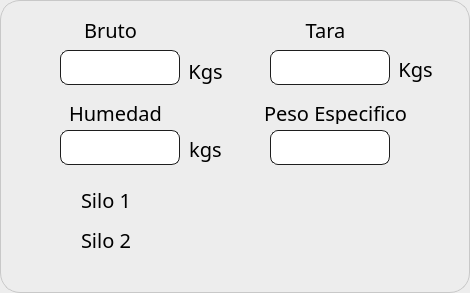
     <widget class="QFrame" name="frame">
      <property name="geometry">
       <rect>
        <x>670</x>
        <y>220</y>
        <width>470</width>
        <height>293</height>
       </rect>
      </property>
      <property name="autoFillBackground">
       <bool>false</bool>
      </property>
      <property name="styleSheet">
       <string notr="true">border-width:1px;
border-color:rgb(200, 200, 200);
background:rgb(237, 237, 237);
border-style:solid;
border-radius:20px;</string>
      </property>
      <property name="frameShape">
       <enum>QFrame::StyledPanel</enum>
      </property>
      <property name="frameShadow">
       <enum>QFrame::Raised</enum>
      </property>
      <property name="lineWidth">
       <number>3</number>
      </property>
      <widget class="QLabel" name="Peso_Tara">
       <property name="geometry">
        <rect>
         <x>290</x>
         <y>14</y>
         <width>71</width>
         <height>31</height>
        </rect>
       </property>
       <property name="font">
        <font>
         <family>Bahnschrift</family>
         <pointsize>-1</pointsize>
         <weight>50</weight>
         <italic>false</italic>
         <bold>false</bold>
        </font>
       </property>
       <property name="styleSheet">
        <string notr="true">font:20px;
border-radius:0px;
background:transparent;
border-color: rgb(237, 237, 237);</string>
       </property>
       <property name="text">
        <string>Tara</string>
       </property>
       <property name="alignment">
        <set>Qt::AlignCenter</set>
       </property>
      </widget>
      <widget class="QLineEdit" name="Peso_Bruto_edit">
       <property name="geometry">
        <rect>
         <x>60</x>
         <y>50</y>
         <width>120</width>
         <height>35</height>
        </rect>
       </property>
       <property name="font">
        <font>
         <family>Bahnschrift</family>
         <pointsize>14</pointsize>
         <weight>50</weight>
         <italic>false</italic>
         <bold>false</bold>
        </font>
       </property>
       <property name="styleSheet">
        <string notr="true">border-width:1px;
border-color:rgb(30,30,30);
border-style:solid;
border-radius:8px;
background:white;
</string>
       </property>
      </widget>
      <widget class="QLineEdit" name="Peso_Tara_edit">
       <property name="geometry">
        <rect>
         <x>270</x>
         <y>50</y>
         <width>120</width>
         <height>35</height>
        </rect>
       </property>
       <property name="font">
        <font>
         <family>Bahnschrift</family>
         <pointsize>14</pointsize>
         <weight>50</weight>
         <italic>false</italic>
         <bold>false</bold>
        </font>
       </property>
       <property name="styleSheet">
        <string notr="true">border-width:1px;
border-color:rgb(30,30,30);
border-style:solid;
border-radius:8px;
background:white;
</string>
       </property>
      </widget>
      <widget class="QLabel" name="Peso_Bruto">
       <property name="geometry">
        <rect>
         <x>70</x>
         <y>14</y>
         <width>81</width>
         <height>31</height>
        </rect>
       </property>
       <property name="font">
        <font>
         <family>Bahnschrift</family>
         <pointsize>-1</pointsize>
         <weight>50</weight>
         <italic>false</italic>
         <bold>false</bold>
        </font>
       </property>
       <property name="styleSheet">
        <string notr="true">font:20px;
border-radius:0px;
background:transparent;
border-color: rgb(237, 237, 237);</string>
       </property>
       <property name="text">
        <string>Bruto</string>
       </property>
       <property name="alignment">
        <set>Qt::AlignCenter</set>
       </property>
      </widget>
      <widget class="QLineEdit" name="Humedad_edit">
       <property name="geometry">
        <rect>
         <x>60</x>
         <y>130</y>
         <width>120</width>
         <height>35</height>
        </rect>
       </property>
       <property name="styleSheet">
        <string notr="true">border-width:1px;
border-color:rgb(30,30,30);
border-style:solid;
border-radius:8px;
background:white;
</string>
       </property>
      </widget>
      <widget class="QLabel" name="Humedad">
       <property name="geometry">
        <rect>
         <x>60</x>
         <y>100</y>
         <width>111</width>
         <height>25</height>
        </rect>
       </property>
       <property name="font">
        <font>
         <family>Bahnschrift</family>
         <pointsize>-1</pointsize>
         <weight>50</weight>
         <italic>false</italic>
         <bold>false</bold>
        </font>
       </property>
       <property name="styleSheet">
        <string notr="true">font:20px;
border-radius:0px;
background:transparent;
border-color: rgb(237, 237, 237);</string>
       </property>
       <property name="text">
        <string>Humedad</string>
       </property>
       <property name="alignment">
        <set>Qt::AlignCenter</set>
       </property>
      </widget>
      <widget class="QLabel" name="Ton_1">
       <property name="geometry">
        <rect>
         <x>170</x>
         <y>55</y>
         <width>71</width>
         <height>31</height>
        </rect>
       </property>
       <property name="font">
        <font>
         <family>Bahnschrift</family>
         <pointsize>-1</pointsize>
         <weight>50</weight>
         <italic>false</italic>
         <bold>false</bold>
        </font>
       </property>
       <property name="styleSheet">
        <string notr="true">font:20px;
border-radius:0px;
background:transparent;
border-color: rgb(237, 237, 237);</string>
       </property>
       <property name="text">
        <string>Kgs</string>
       </property>
       <property name="alignment">
        <set>Qt::AlignCenter</set>
       </property>
      </widget>
      <widget class="QLabel" name="Ton_2">
       <property name="geometry">
        <rect>
         <x>380</x>
         <y>53</y>
         <width>71</width>
         <height>31</height>
        </rect>
       </property>
       <property name="font">
        <font>
         <family>Bahnschrift</family>
         <pointsize>-1</pointsize>
         <weight>50</weight>
         <italic>false</italic>
         <bold>false</bold>
        </font>
       </property>
       <property name="styleSheet">
        <string notr="true">font:20px;
border-radius:0px;
background:transparent;
border-color: rgb(237, 237, 237);</string>
       </property>
       <property name="text">
        <string>Kgs</string>
       </property>
       <property name="alignment">
        <set>Qt::AlignCenter</set>
       </property>
      </widget>
      <widget class="QLabel" name="Ton_3">
       <property name="geometry">
        <rect>
         <x>170</x>
         <y>133</y>
         <width>71</width>
         <height>31</height>
        </rect>
       </property>
       <property name="font">
        <font>
         <family>Bahnschrift</family>
         <pointsize>-1</pointsize>
         <weight>50</weight>
         <italic>false</italic>
         <bold>false</bold>
        </font>
       </property>
       <property name="styleSheet">
        <string notr="true">font:20px;
border-radius:0px;
background:transparent;
border-color: rgb(237, 237, 237);</string>
       </property>
       <property name="text">
        <string>kgs</string>
       </property>
       <property name="alignment">
        <set>Qt::AlignCenter</set>
       </property>
      </widget>
      <widget class="QRadioButton" name="Silo_1">
       <property name="geometry">
        <rect>
         <x>60</x>
         <y>180</y>
         <width>90</width>
         <height>40</height>
        </rect>
       </property>
       <property name="font">
        <font>
         <family>Bahnschrift</family>
         <pointsize>-1</pointsize>
         <weight>50</weight>
         <italic>false</italic>
         <bold>false</bold>
        </font>
       </property>
       <property name="styleSheet">
        <string notr="true">font:20px;
border-radius:0px;
background:transparent;
border-color: rgb(237, 237, 237);</string>
       </property>
       <property name="text">
        <string>Silo 1</string>
       </property>
      </widget>
      <widget class="QRadioButton" name="Silo_2">
       <property name="geometry">
        <rect>
         <x>60</x>
         <y>220</y>
         <width>90</width>
         <height>40</height>
        </rect>
       </property>
       <property name="font">
        <font>
         <family>Bahnschrift</family>
         <pointsize>-1</pointsize>
         <weight>50</weight>
         <italic>false</italic>
         <bold>false</bold>
        </font>
       </property>
       <property name="styleSheet">
        <string notr="true">font:20px;
border-radius:0px;
background:transparent;
border-color: rgb(237, 237, 237);</string>
       </property>
       <property name="text">
        <string>Silo 2</string>
       </property>
      </widget>
      <widget class="QLabel" name="Peso_Neto_2">
       <property name="geometry">
        <rect>
         <x>250</x>
         <y>100</y>
         <width>171</width>
         <height>25</height>
        </rect>
       </property>
       <property name="font">
        <font>
         <family>Bahnschrift</family>
         <pointsize>-1</pointsize>
         <weight>50</weight>
         <italic>false</italic>
         <bold>false</bold>
        </font>
       </property>
       <property name="styleSheet">
        <string notr="true">font:20px;
border-radius:0px;
background:transparent;
border-color: rgb(237, 237, 237);</string>
       </property>
       <property name="text">
        <string>Peso Especifico</string>
       </property>
       <property name="alignment">
        <set>Qt::AlignCenter</set>
       </property>
      </widget>
      <widget class="QLineEdit" name="Peso_Neto_edit_2">
       <property name="geometry">
        <rect>
         <x>270</x>
         <y>130</y>
         <width>120</width>
         <height>35</height>
        </rect>
       </property>
       <property name="font">
        <font>
         <family>Bahnschrift</family>
         <pointsize>14</pointsize>
         <weight>50</weight>
         <italic>false</italic>
         <bold>false</bold>
        </font>
       </property>
       <property name="styleSheet">
        <string notr="true">border-width:1px;
border-color:rgb(30,30,30);
border-style:solid;
border-radius:8px;
background:white;
</string>
       </property>
      </widget>
      <zorder>Ton_3</zorder>
      <zorder>Ton_2</zorder>
      <zorder>Ton_1</zorder>
      <zorder>Peso_Tara</zorder>
      <zorder>Peso_Bruto_edit</zorder>
      <zorder>Peso_Tara_edit</zorder>
      <zorder>Peso_Bruto</zorder>
      <zorder>Humedad_edit</zorder>
      <zorder>Humedad</zorder>
      <zorder>Silo_1</zorder>
      <zorder>Silo_2</zorder>
      <zorder>Peso_Neto_2</zorder>
      <zorder>Peso_Neto_edit_2</zorder>
     </widget>
